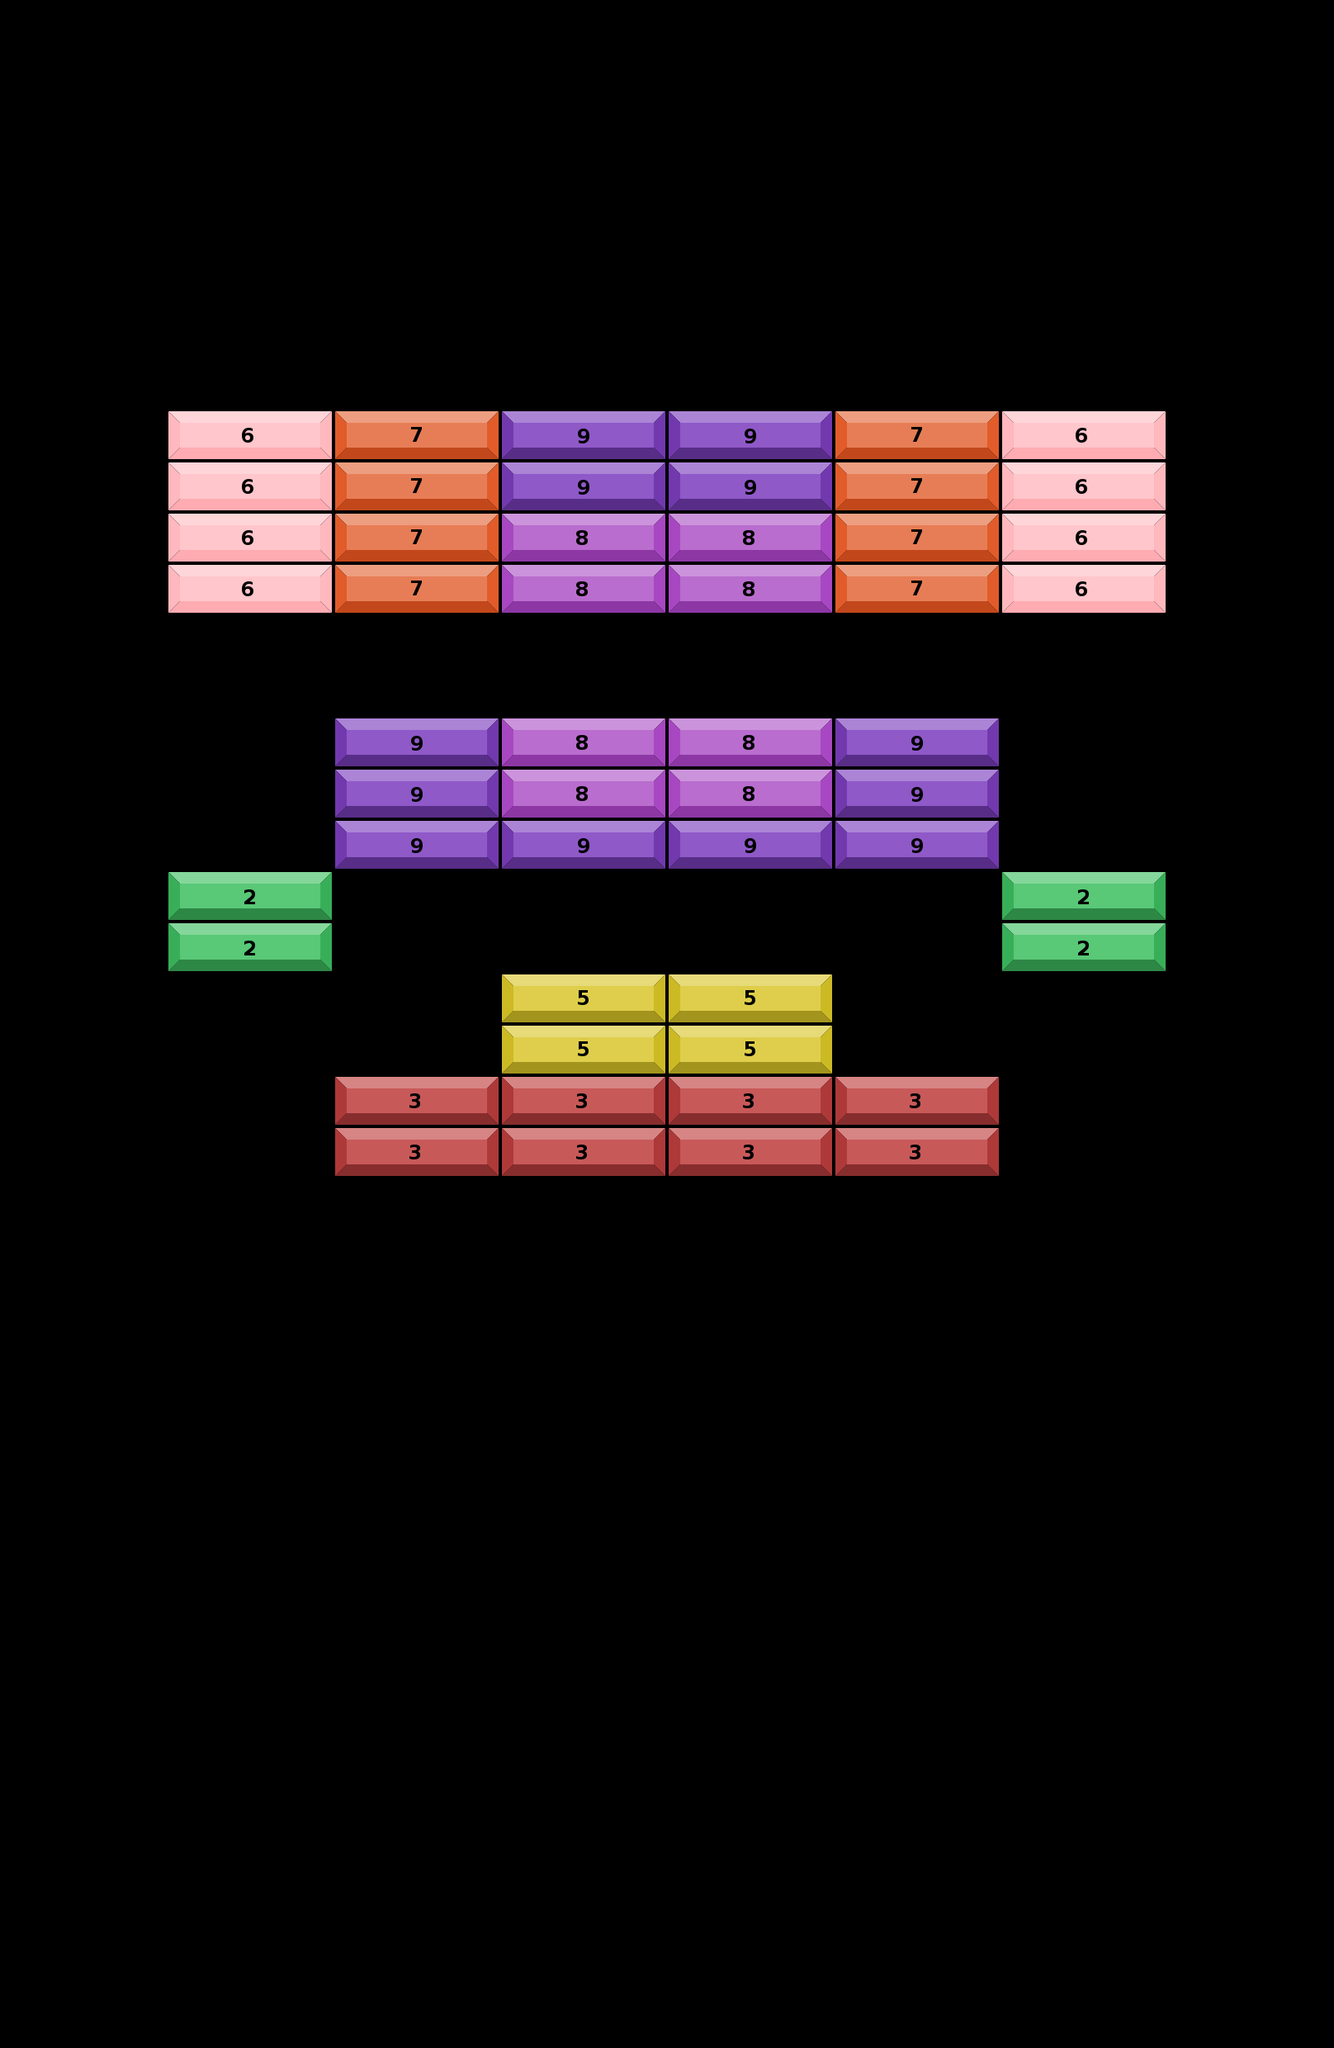

Below is a game level as drawn by its tile map, then a one-line description and the .tmx file that defines it, in full:
An orthogonal 8x40 tile map with 202x62 px tiles, 2 tile layers (obstacles layer, grids layer).

<map version="1.5" tiledversion="1.7.2" orientation="orthogonal" renderorder="right-down" width="8" height="40" tilewidth="202" tileheight="62" infinite="0" nextlayerid="3" nextobjectid="1">
 <tileset firstgid="1" source="bricks.tsx" />
 <layer id="3" name="obstacles layer" width="8" height="40">
  <data encoding="csv">
0,0,0,0,0,0,0,0,
0,0,0,0,0,0,0,0,
0,0,0,0,0,0,0,0,
0,0,0,0,0,0,0,0,
0,0,0,0,0,0,0,0,
0,0,0,0,0,0,0,0,
0,0,0,0,0,0,0,0,
0,0,0,0,0,0,0,0,
0,0,0,0,0,0,0,0,
0,0,0,0,0,0,0,0,
0,0,0,0,0,0,0,0,
0,0,0,0,0,0,0,0,
0,0,0,0,0,0,0,0,
0,0,0,0,0,0,0,0,
0,0,0,0,0,0,0,0,
0,0,0,0,0,0,0,0,
0,0,0,0,0,0,0,0,
0,0,0,0,0,0,0,0,
0,0,0,0,0,0,0,0,
0,0,0,0,0,0,0,0,
0,0,0,0,0,0,0,0,
0,0,0,0,0,0,0,0,
0,0,0,0,0,0,0,0,
0,0,0,0,0,0,0,0,
0,0,0,0,0,0,0,0,
0,0,0,0,0,0,0,0,
0,0,0,0,0,0,0,0,
0,0,0,0,0,0,0,0,
0,0,0,0,0,0,0,0,
0,0,0,0,0,0,0,0,
0,0,0,0,0,0,0,0,
0,0,0,0,0,0,0,0,
0,0,0,0,0,0,0,0,
0,0,0,0,0,0,0,0,
0,0,0,0,0,0,0,0,
0,0,0,0,0,0,0,0,
0,0,0,0,0,0,0,0,
0,0,0,0,0,0,0,0,
0,0,0,0,0,0,0,0,
0,0,0,0,0,0,0,0
</data>
 </layer>
 <layer id="1" name="grids layer" width="8" height="40">
  <data encoding="csv">
0,0,0,0,0,0,0,0,
0,0,0,0,0,0,0,0,
0,0,0,0,0,0,0,0,
0,0,0,0,0,0,0,0,
0,0,0,0,0,0,0,0,
0,0,0,0,0,0,0,0,
0,0,0,0,0,0,0,0,
0,0,0,0,0,0,0,0,
0,6,7,9,9,7,6,0,
0,6,7,9,9,7,6,0,
0,6,7,8,8,7,6,0,
0,6,7,8,8,7,6,0,
0,0,0,0,0,0,0,0,
0,0,0,0,0,0,0,0,
0,0,9,8,8,9,0,0,
0,0,9,8,8,9,0,0,
0,0,9,9,9,9,0,0,
0,2,0,0,0,0,2,0,
0,2,0,0,0,0,2,0,
0,0,0,5,5,0,0,0,
0,0,0,5,5,0,0,0,
0,0,3,3,3,3,0,0,
0,0,3,3,3,3,0,0,
0,0,0,0,0,0,0,0,
0,0,0,0,0,0,0,0,
0,0,0,0,0,0,0,0,
0,0,0,0,0,0,0,0,
0,0,0,0,0,0,0,0,
0,0,0,0,0,0,0,0,
0,0,0,0,0,0,0,0,
0,0,0,0,0,0,0,0,
0,0,0,0,0,0,0,0,
0,0,0,0,0,0,0,0,
0,0,0,0,0,0,0,0,
0,0,0,0,0,0,0,0,
0,0,0,0,0,0,0,0,
0,0,0,0,0,0,0,0,
0,0,0,0,0,0,0,0,
0,0,0,0,0,0,0,0,
0,0,0,0,0,0,0,0
</data>
 </layer>
 <objectgroup id="4" name="collision" />
</map>
